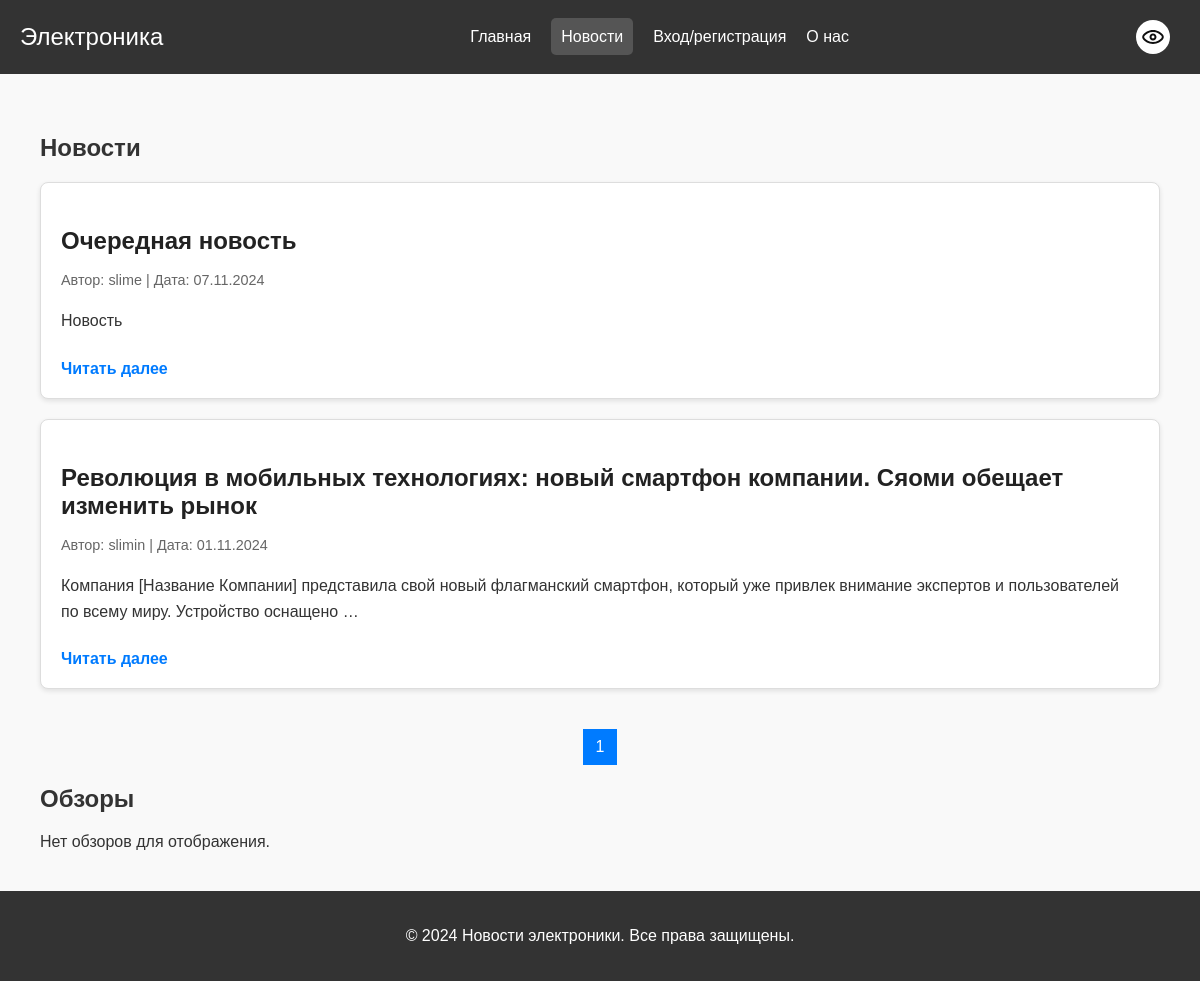
The page /news/ on the database as committed earlier.
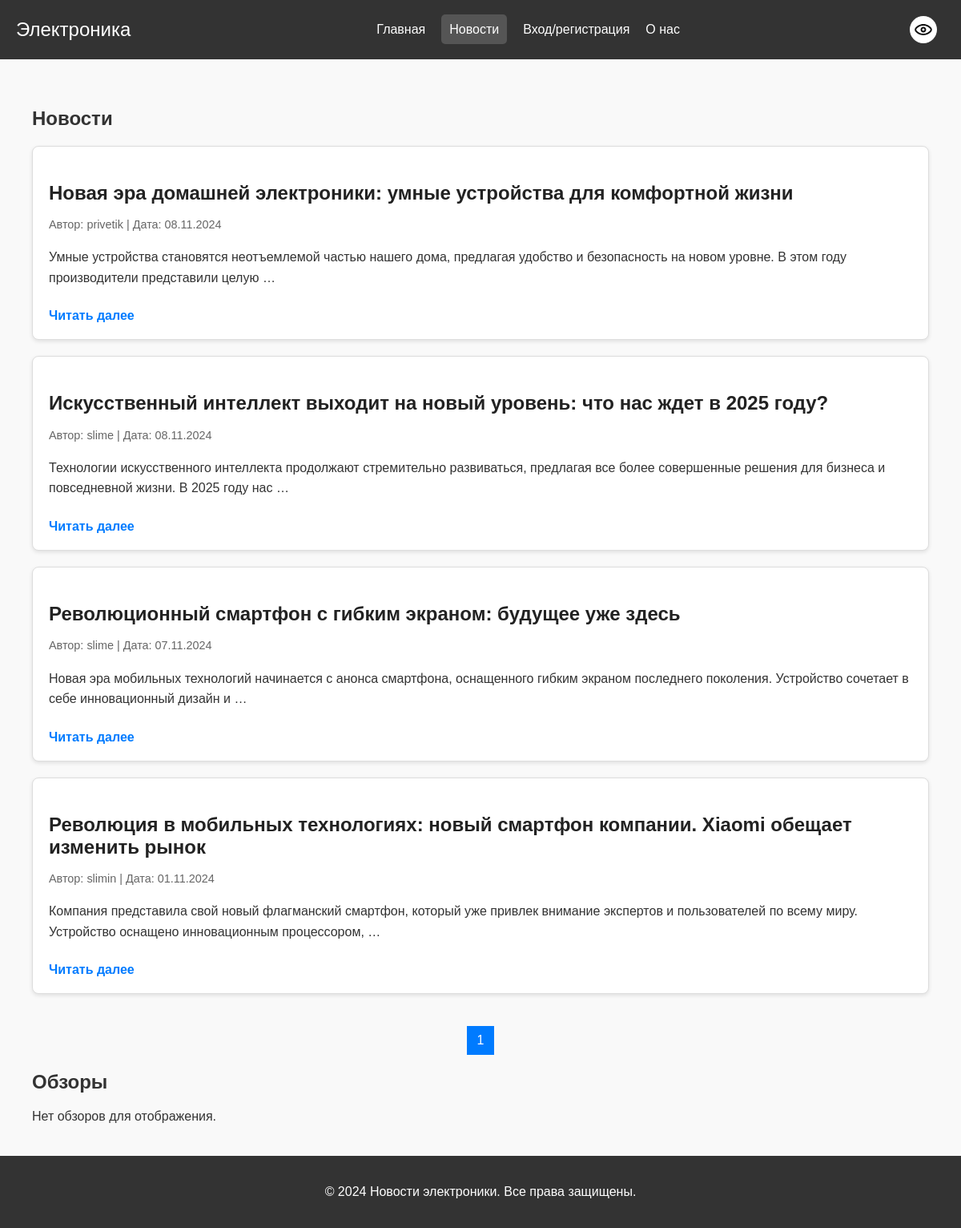
The same page on the database as committed later.
### news/models.py (models this page shows, shortened)
class Content(models.Model):
    CONTENT_TYPES = [
        ('news', 'Новости'),
        ('review', 'Обзор'),
    ]
    title = models.CharField(max_length=200)
    content = models.TextField()
    created_at = models.DateTimeField(auto_now_add=True)
    author = models.ForeignKey('UserProfile', on_delete=models.CASCADE)
    type = models.CharField(max_length=10, choices=CONTENT_TYPES)
    age_restriction = models.BooleanField(default=False, verbose_name="Возрастные ограничения")

class UserProfile(AbstractUser):
    username = models.CharField(max_length=20, unique=True, blank=False)
    nickname = models.CharField(max_length=15, blank=False)
    birthdate = models.DateField(blank=False, null=False)
    avatar = models.ImageField(upload_to='user_avatars', default='user_avatars/default-avatar.png')
    email = models.EmailField(unique=True)
    can_publish_content = models.BooleanField(default=True, verbose_name='Может публиковать контент')

### news/views.py (the view)
# urls.py: path('news/', views.news_reviews, name='news'),
def news_reviews(request):
    news_list = Content.objects.filter(type='news').order_by('-created_at')
    news_paginator = Paginator(news_list, 5)
    news_page_number = request.GET.get('news_page')
    news_page_obj = news_paginator.get_page(news_page_number)
    context = {
        'news_page_obj': news_page_obj,
    }
    return render(request, 'news.html', context)

### news/templates/news.html (shortened to what this page needs)
{% extends 'base.html' %}
{% load static %}
{% block extra_css %}
<link rel="stylesheet" href="{% static 'css/news.css' %}">
{% endblock %}
{% block content %}
<div class="content-container">
    <h2>Новости</h2>
    <div class="news-section">
        {% for news in news_page_obj %}
        <div class="news-card">
            <h3>{{ news.title }}</h3>
            <p class="news-meta">
                Автор: {{ news.author.username }} | Дата: {{ news.created_at|date:"d.m.Y" }}
            </p>
            <p>{{ news.content|truncatewords:20 }}</p>
            <a href="{% url 'content_detail' news.id %}">Читать далее</a>
        </div>
        {% empty %}
        <p>Нет новостей для отображения.</p>
        {% endfor %}
    </div>
    <div class="pagination">
        {% for page_num in news_page_obj.paginator.page_range %}
        {% if page_num == news_page_obj.number %}
        <span class="current">{{ page_num }}</span>
        {% elif page_num > news_page_obj.number|add:'-3' and page_num < news_page_obj.number|add:'3' %}
        <a href="?news_page={{ page_num }}">{{ page_num }}</a>
        {% endif %}
        {% endfor %}
    </div>
    <h2>Обзоры</h2>
    <div id="review-section">
    </div>
</div>
{% endblock %}

Rows that differ between the two databases and show on the page:
added Content: title "Новая эра домашней электроники: умные устройства для комфортной жизни", author.username "privetik", created_at "08.11.2024", content "Умные устройства становятся неотъемлемой частью нашего дома, предлагая удобство и безопасность на новом уровне. В этом году производители представили целую …"
added Content: title "Искусственный интеллект выходит на новый уровень: что нас ждет в 2025 году?", author.username "slime", created_at "08.11.2024", content "Технологии искусственного интеллекта продолжают стремительно развиваться, предлагая все более совершенные решения для бизнеса и повседневной жизни. В 2025 году нас …"
changed Content: title "Очередная новость" → "Революционный смартфон с гибким экраном: будущее уже здесь"; content "Новость" → "Новая эра мобильных технологий начинается с анонса смартфона, оснащенного гибким экраном последнего поколения. Устройство сочетает в себе инновационный дизайн и …"
changed Content "slimin": title "Революция в мобильных технологиях: новый смартфон компании. Сяоми обещает изменить рынок" → "Революция в мобильных технологиях: новый смартфон компании. Xiaomi обещает изменить рынок"; content "Компания [Название Компании] представила свой новый флагманский смартфон, который уже привлек внимание экспертов и пользователей по всему миру. Устройство оснащено …" → "Компания представила свой новый флагманский смартфон, который уже привлек внимание экспертов и пользователей по всему миру. Устройство оснащено инновационным процессором, …"
